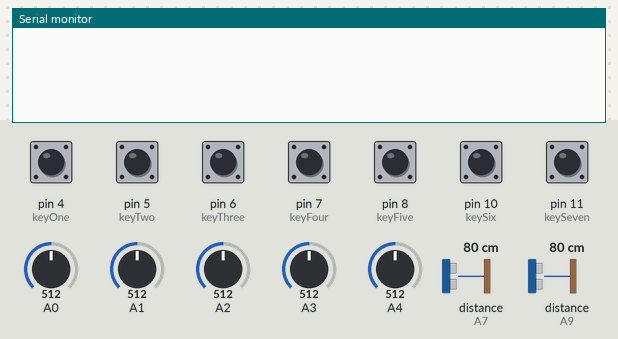
A sketch run on a simulated Teensy 4. Shown: the last lines printed to the serial monitor. Inputs (shaded band) come from the test bench; at power-on: pin 4 (keyOne), pin 5 (keyTwo), pin 6 (keyThree), pin 7 (keyFour), pin 8 (keyFive), pin 10 (keySix), pin 11 (keySeven) LOW, A0 = 512, A1 = 512, A2 = 512, A3 = 512, A4 = 512, distance to the obstacle (sensors on A7, A9) 80 cm. The echo pulse lasts 58.3 µs per cm.

Above: at 1.2 s.
1.3 s: pin 8 (keyFive) pulled HIGH for 0.15 s
At 2.4 s:
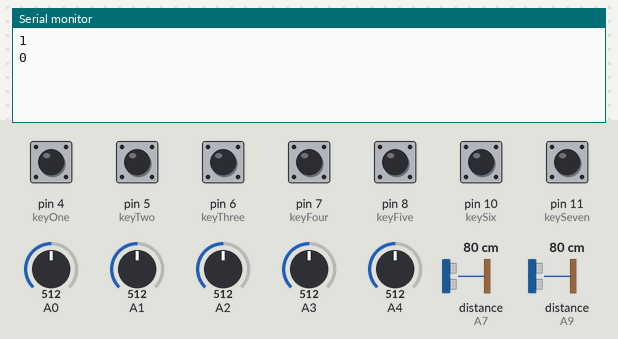
2.9 s: pin 10 (keySix) pulled HIGH for 0.15 s
At 3.7 s:
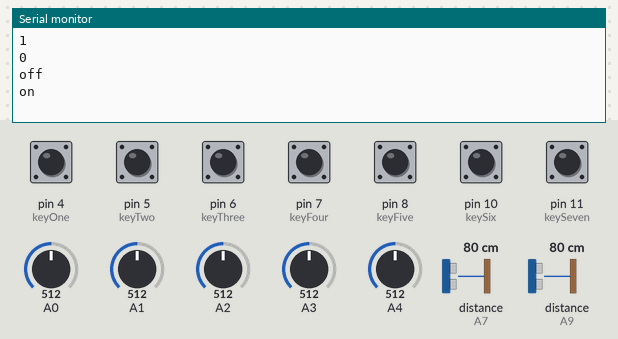

The sketch:

midiControllerFinalProduct.ino
```cpp
	#include <NewPing.h>

	//Declare current values for CC controlers
	byte currentIn1 = 0, currentIn2 = 0, currentIn3 = 0, currentIn4 = 0, currentIn5 = 0;

	//Declare lastIn values for CC controllers, used to check if a parameter has been changed *used to update*
	byte lastIn1 = 0, lastIn2 = 0, lastIn3 = 0, lastIn4 = 0, lastIn5 = 0;

	//Initialize digitalIns for each key (pushDown button)
	int keyOne = 4, keyTwo = 5, keyThree = 6, keyFour = 7, keyFive = 8, keySix = 10, keySeven = 11;   // choose the input pin (for a pushbutton)

	//Initialize each digitalIn to one (HIGH)
	int keyValOne = 1, keyValTwo = 1, keyValThree = 1, keyValFour = 1, keyValFive = 1, keyValSix = 1, keyValSeven = 1; //variable for reading the pin status

	//Initalize key's last values (pushDown) used to compare staes
	int keyLastValOne = 0, keyLastValTwo = 0,keyLastValThree = 0, keyLastValFour = 0, keyLastValFive = 0,keyLastValSix = 0,keyLastValSeven = 0;


	#define TRIGGER_PIN 20 	//define TRIGGER_PIN (sonarOne) to digitalIn 20
	#define ECHO_PIN 21 	//define ECHO_PIN (sonarOne) to digitalIn 21
	#define TRIGGER_PIN_TWO 22 //define TRIGGER_PIN_TWO (sonarTwo) to digitalIn 22
	#define ECHO_PIN_TWO 23 //define ECHO_PIN_TWO to digitalIn 23
	#define MAX_DISTANCE 50 //set max sonar distance to 50cm
 	NewPing sonar(TRIGGER_PIN, ECHO_PIN, MAX_DISTANCE); //intialize sonarOne
 	NewPing sonarTwo(TRIGGER_PIN_TWO, ECHO_PIN_TWO, MAX_DISTANCE); //initalize sonarTwo

void setup() {
 Serial.begin(115200);

  //Initialization of inputPins (PushDown *keys*)
  pinMode(keyOne, INPUT);
  pinMode(keyTwo, INPUT);
  pinMode(keyThree, INPUT);
  pinMode(keyFour, INPUT);
  pinMode(keyFive, INPUT);
  pinMode(keySix, INPUT);
  pinMode(keySeven, INPUT);
}


void loop() {
/*CODE TO PROCESS SONAR DATA
 * -----------------------
 * -----------------------
 * -----------------------
 */
  //delay(50);
  int distance = sonar.ping_cm(); //convert the time it took sonarOne's echo signal to return to sensor to distance (cm)
  int distanceTwo = sonarTwo.ping_cm();//convert the time it took sonarTwo's echo signal to return to sensor to distance (cm)
  int midiValue = distance/.4; //convert distance to 0 - 127 for MIDI
  int midiValueTwo = distanceTwo/.4; //convert distanceTwo to 0 - 127 for MIDI


  //if no input is detected, do nothing
  if(midiValue == 0){

  }
  //if input (sonarOne) is detected, sent MIDI control change message on channel 10
  else {
  	//Serial.println(midiValue);
  	usbMIDI.sendControlChange(10, midiValue, 1);  // (cc#, ccVal, ccChan)
  }
  //if no input (sonarTwo) is detected, do nothing.
  if(midiValueTwo == 0) {

  }
  //if input is detected (sonarTwo), send control change on channel 8.
  else {
  //	Serial.println(midiValueTwo);
  	usbMIDI.sendControlChange(8, midiValueTwo, 1);
  }


/*CODE TO PROCESS POTENTIOMETER CHANGES
 * -----------------------------------
 * -----------------------------------
 * -----------------------------------
 */
  //delay(50);


//Continuous Controller, can be mapped to any parameter and is used to automate
	int toPrint1 = analogRead(A0);
	currentIn1 = (toPrint1 / 8);
	if(currentIn1 != lastIn1){
		lastIn1 = currentIn1;
		usbMIDI.sendControlChange(11, lastIn1, 1);  // (cc#, ccVal, ccChan)
		//Serial.println(toPrint1);
	}


	int toPrint2 = analogRead(A4);
	currentIn2 = (toPrint2 / 8);
	if(currentIn2 != lastIn2){
		lastIn2 = currentIn2;
		usbMIDI.sendControlChange(12, lastIn2, 1);  // (cc#, ccVal, ccChan)
		//Serial.println(toPrint2);
	}


	int toPrint3 = analogRead(A3);
	currentIn3 = (toPrint3 / 8);
	if(currentIn3 != lastIn3){
		lastIn3 = currentIn3;
		usbMIDI.sendControlChange(13, lastIn3, 1);  // (cc#, ccVal, ccChan)
		//Serial.println(toPrint3);
	}

	int toPrint4 = analogRead(A2);
	currentIn4 = (toPrint4 / 8);
	if(currentIn4 != lastIn4){
		lastIn4 = currentIn4;
		usbMIDI.sendControlChange(14, lastIn4, 1);  // (cc#, ccVal, ccChan)
		//Serial.println(toPrint4);
	}

	int toPrint5 = analogRead(A1);
	currentIn5 = (toPrint5 / 8);
	if(currentIn5 != lastIn5){
		lastIn5 = currentIn5;
		usbMIDI.sendControlChange(15, lastIn5, 1);  // (cc#, ccVal, ccChan)
		//Serial.println(toPrint5);
	}


 // delay(50);

 /*CODE TO PROCESS KEY CHANGES
  * -------------------------
  * -------------------------
  */
  keyValOne = digitalRead(keyOne);  // read input value
  keyValTwo = digitalRead(keyTwo);  // read input value
  keyValThree = digitalRead(keyThree);  // read input value
  keyValFour = digitalRead(keyFour);  // read input value
  keyValFive = digitalRead(keyFive);  // read input value
  keyValSix = digitalRead(keySix);  // read input value
  keyValSeven = digitalRead(keySeven);  // read input value
  int currValOne = keyValOne, currValTwo = keyValTwo, currValThree = keyValThree, currValFour = keyValFour, currValFive = keyValFive, currValSix = keyValSix, currValSeven = keyValSeven;
  //Serial.println(keyValTwo);

//Check to see if button has been pushed
if(currValOne == keyLastValOne){
	//Serial.println("currValOne");

} else{

//if button has been released, send noteOff
if(currValOne == 1) {

	  usbMIDI.sendNoteOff(57, 0, 9); //send A2 noteOff
	  keyLastValOne = currValOne; //update


}

//if button has been pushed, send noteOn
else  {

	    usbMIDI.sendNoteOn(57, 127, 9); //send A2
		keyLastValOne = currValOne; //update

}
}

//Check to see if buttonTwo has been pushed
if(currValTwo == keyLastValTwo){

} else{

//if buttonTwo has been released, send noteOff
if(currValTwo == 1) {

	  usbMIDI.sendNoteOff(59, 0, 9); //send B2 noteOff
	  keyLastValTwo = currValTwo; //update
	  //Serial.println("1");
}

//if buttonTwo has been released, send noteOn
else  {

	    usbMIDI.sendNoteOn(59, 127, 9); //send B2 noteOn
		keyLastValTwo = currValTwo; //update
		//Serial.println("0");
}
}


//check to see if buttonThree has changed states
if(currValThree== keyLastValThree){

} else{

//if buttonThree has been relased, send noteOff
if(currValThree == 1) {

	 // Serial.println("1");
	  usbMIDI.sendNoteOff(60, 0, 9); //send C3 noteOff
	  keyLastValThree = currValThree; //update

}

//if buttonThree has been pushed, send noteOn
else  {

        //Serial.println("0");
	    usbMIDI.sendNoteOn(60, 127, 9); //send C3 noteOn
		keyLastValThree = currValThree; //update
}
}

//check to see if state of buttonFour has changed
if(currValFour == keyLastValFour){

} else{

//if buttonFour has been released, send noteOff
if(currValFour == 1) {

	  usbMIDI.sendNoteOff(62, 0, 9); //send D3 noteOff
	  keyLastValFour = currValFour; //update
	  //Serial.println("1");
}

//if buttonFour has been pushed down, send noteOn
else  {

	    usbMIDI.sendNoteOn(62, 127, 9); //send D3 noteOn
		keyLastValFour = currValFour; //update
		//Serial.println("0");
}
}

//check to see if buttonFive has changed states
if(currValFive == keyLastValFive){

} else{

//if buttonFive has been released, send noteOff
if(currValFive == 1) {

	  usbMIDI.sendNoteOff(64, 0, 9); //send E3 noteOff
	  keyLastValFive = currValFive; //update
	  Serial.println("1");

}
//if buttonFive has been pushed down, send noteOn
else  {

	    usbMIDI.sendNoteOn(64, 127, 9); //send E3 noteOn
		keyLastValFive = currValFive; //update
		Serial.println("0");
}
}

//check to see if buttonSix state changed
if(currValSix == keyLastValSix){

} else{

//if buttonSix has been released, send noteOff
if(currValSix == 1) {

	  usbMIDI.sendNoteOff(64, 0, 9); //send F3 noteOff
	  keyLastValSix = currValSix; //update
	  Serial.println("off");
}

//if buttonSix has been pushed, send noteOn
else  {

	    usbMIDI.sendNoteOn(64, 127, 9); //send F3 noteOn
		keyLastValSix = currValSix; //update
		Serial.println("on");
}
}

//Check to see if buttonSeven has changed states
if(currValSeven == keyLastValSeven){

} else{

//if buttonSeven has been released, send noteOff
if(currValSeven == 1) {

	  usbMIDI.sendNoteOff(67, 0, 9); //send G3 noteOff
	  keyLastValSeven = currValSeven; //update

}

//if buttonSeven has been pushed down, send noteOn
else  {

	    usbMIDI.sendNoteOn(67, 127, 9); //send G3 noteOn
		keyLastValSeven = currValSeven; //update
}
}

}//end body
```

Measured:
- after the input at 1.3 s, the serial monitor: prints a new line at once (image 1)
- after the input at 2.9 s, the serial monitor: prints a new line at once (image 2)
